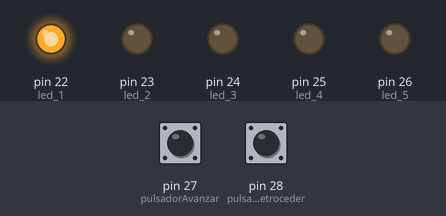
Simulated run of this sketch. Board: Arduino Mega 2560, built with avr-gcc and run on an emulated ATmega2560. Shown: output pins drawn as LEDs (lit = HIGH). The test bench sets the inputs (shaded band); at power-on: pin 27 (pulsadorAvanzar) HIGH, pin 28 (pulsadorRetroceder) HIGH.

Above: at 1.2 s.
1.3 s: pin 27 (pulsadorAvanzar) pulled LOW for 0.15 s
At 2.6 s:
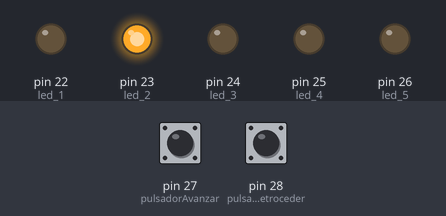
2.9 s: pin 27 (pulsadorAvanzar) pulled LOW for 1 s
At 5.1 s:
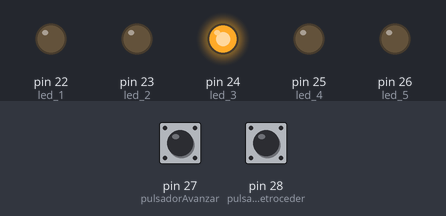
5.4 s: pin 27 (pulsadorAvanzar) pulled LOW for 0.15 s
At 5.9 s:
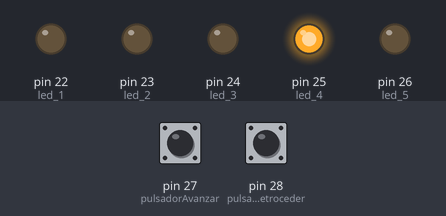
7.0 s: pin 27 (pulsadorAvanzar) pulled LOW for 3.2 s
At 11.2 s:
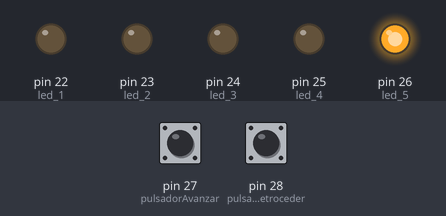
11.7 s: pin 28 (pulsadorRetroceder) pulled LOW for 0.15 s
At 13.0 s:
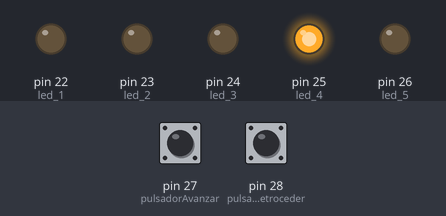
13.3 s: pin 28 (pulsadorRetroceder) pulled LOW for 1 s
At 15.6 s:
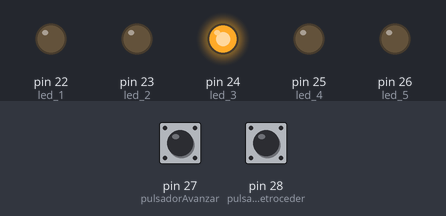
Timing chart, 0 to 16.8 s (numbered marks = the images above; inputs shaded):
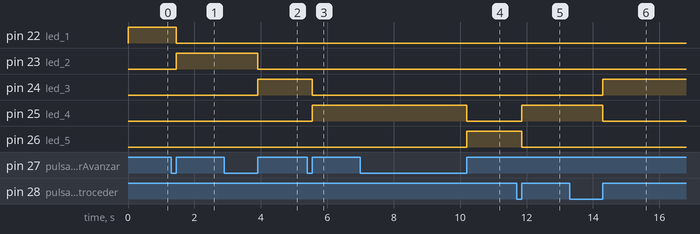

The sketch:

Proyecto_2_pulsadorV2.ino
```cpp
//Declaracion de pines
int led_1 = 22;
int led_2 = 23;
int led_3 = 24;
int led_4 = 25;
int led_5 = 26;
int pulsadorAvanzar = 27;
int pulsadorRetroceder = 28;
int presionado1 = 0; //Variable usada para el antirrebote del pulsador avanzar
int presionado2 = 0; //Variable usada para el antirrebote del pulsador disminuir
int contador;   //Variable asociada a un contador

void setup() {

  //Declaracion de entradas/salidas digitales
  pinMode(led_1, OUTPUT);
  pinMode(led_2, OUTPUT);
  pinMode(led_3, OUTPUT);
  pinMode(led_4, OUTPUT);
  pinMode(led_5, OUTPUT);
  pinMode(pulsadorAvanzar, INPUT);
  pinMode(pulsadorRetroceder, INPUT);

}

void loop() {

  //Secuencia para aumentar o avanzar

  if (digitalRead(pulsadorAvanzar) == LOW)
  {
    presionado1 = 1; //Cambia de estado si se presiona el pulsador
  }
  if (digitalRead(pulsadorAvanzar) == HIGH && presionado1 == 1)
  {
    presionado1 = 0; //Se reinicia la variable del antirrebote
    contador++;     //El contador aumenta en una unidad

    if (contador > 4)
    {
      contador = 0;       //Se reinicia el contador regresando al LED 1
    }
  }

  //Secuencia para disminuir o retroceder

  if (digitalRead(pulsadorRetroceder) == LOW)
  {
    presionado2 = 1;          //Cambia de estado si se presiona el pulsador
  }
  if (digitalRead(pulsadorRetroceder) == HIGH && presionado2 == 1)
  {
    presionado2 = 0;         //Se reinicia la variable del antirrebote
    contador--;             //El contador disminuye en una unidad

    if (contador < 0)
    {
      contador = 4;       //Se reinicia el contador regresando al LED 5
    }
  }


  switch (contador)
  {
    //Enciende los LEDs de acuerdo al contador

    case 0:
      digitalWrite(led_1, HIGH); //Enciende el LED 1 y apaga los demas
      digitalWrite(led_2, LOW);
      digitalWrite(led_3, LOW);
      digitalWrite(led_4, LOW);
      digitalWrite(led_5, LOW);
      break;

    case 1:
      digitalWrite(led_2, HIGH); //Enciende el LED 2 y apaga los demas
      digitalWrite(led_1, LOW);
      digitalWrite(led_3, LOW);
      digitalWrite(led_4, LOW);
      digitalWrite(led_5, LOW);
      break;

    case 2:
      digitalWrite(led_3, HIGH); //Enciende el LED 3 y apaga los demas
      digitalWrite(led_1, LOW);
      digitalWrite(led_2, LOW);
      digitalWrite(led_4, LOW);
      digitalWrite(led_5, LOW);
      break;

    case 3:
      digitalWrite(led_4, HIGH); //Enciende el LED 4 y apaga los demas
      digitalWrite(led_1, LOW);
      digitalWrite(led_2, LOW);
      digitalWrite(led_3, LOW);
      digitalWrite(led_5, LOW);
      break;

    case 4:
      digitalWrite(led_5, HIGH); //Enciende el LED 5 y apaga los demas
      digitalWrite(led_1, LOW);
      digitalWrite(led_2, LOW);
      digitalWrite(led_3, LOW);
      digitalWrite(led_4, LOW);
      break;
  }
}
```

Measured:
- after the input at 1.3 s, pin 22 (led_1): HIGH → LOW after 0.15 s; pin 23 (led_2): LOW → HIGH after 0.15 s
- after the input at 2.9 s, pin 23 (led_2): HIGH → LOW after 1.0 s; pin 24 (led_3): LOW → HIGH after 1.0 s
- after the input at 5.4 s, pin 24 (led_3): HIGH → LOW after 0.15 s; pin 25 (led_4): LOW → HIGH after 0.15 s
- after the input at 7.0 s, pin 25 (led_4): HIGH → LOW after 3.2 s; pin 26 (led_5): LOW → HIGH after 3.2 s
- after the input at 11.7 s, pin 25 (led_4): LOW → HIGH after 0.15 s; pin 26 (led_5): HIGH → LOW after 0.15 s
- after the input at 13.3 s, pin 24 (led_3): LOW → HIGH after 1.0 s; pin 25 (led_4): HIGH → LOW after 1.0 s
